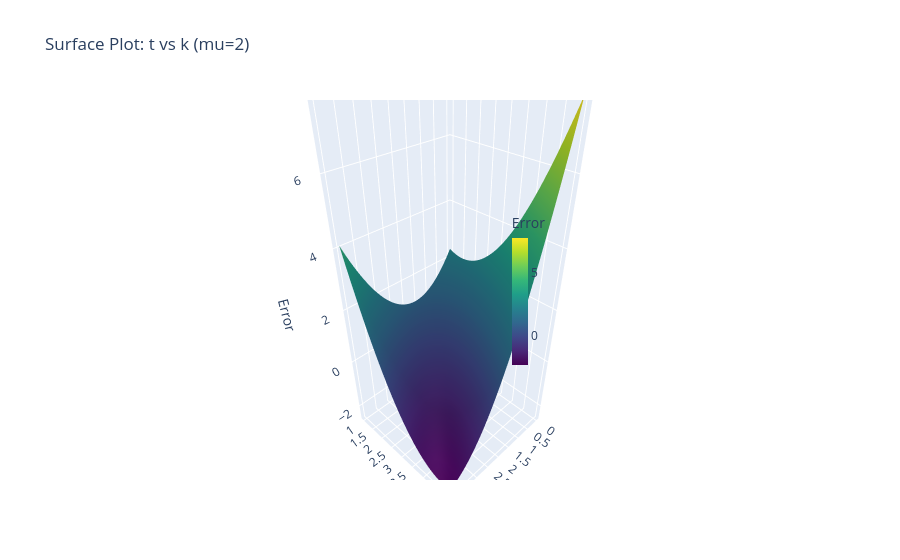

Notebook source saved alongside this figure:
### Markdown cell above
##### $t \text{ vs } k \text{ Surface Plot}$

### Code cell
fig = go.Figure(data=[
    go.Surface(
        x=T,
        y=K,
        z=ERROR,
        colorscale='viridis',
        colorbar=dict(
                title='Error',
                x=0.57,
                len=0.45,
                thickness=16
            ) )
])

fig.update_layout(
    title=f"Surface Plot: t vs k (mu={MU})",
    scene=dict(
        xaxis_title="t",
        yaxis_title="k",
        zaxis_title="Error"
    )
)

fig.show()

### Figure 1 — Plotly figure (JSON) as saved in the notebook; plotly's stock layout.template omitted (floating-point values rounded to 4 significant figures; data arrays with more than 128 entries replaced by an {"elided": "..."} marker saying what was removed)
{"data": [{"colorbar": {"len": 0.45, "thickness": 16, "title": {"text": "Error"}, "x": 0.57}, "colorscale": [[0, "#440154"], [0.1111, "#482878"], [0.2222, "#3e4989"], [0.3333, "#31688e"], [0.4444, "#26828e"], [0.5556, "#1f9e89"], [0.6667, "#35b779"], [0.7778, "#6ece58"], [0.8889, "#b5de2b"], [1, "#fde725"]], "type": "surface", "x": {"elided": "100x100 float values"}, "y": {"elided": "100x100 float values"}, "z": {"elided": "100x100 float values"}}], "layout": {"scene": {"xaxis": {"title": {"text": "t"}}, "yaxis": {"title": {"text": "k"}}, "zaxis": {"title": {"text": "Error"}}}, "title": {"text": "Surface Plot: t vs k (mu=2)"}}}
